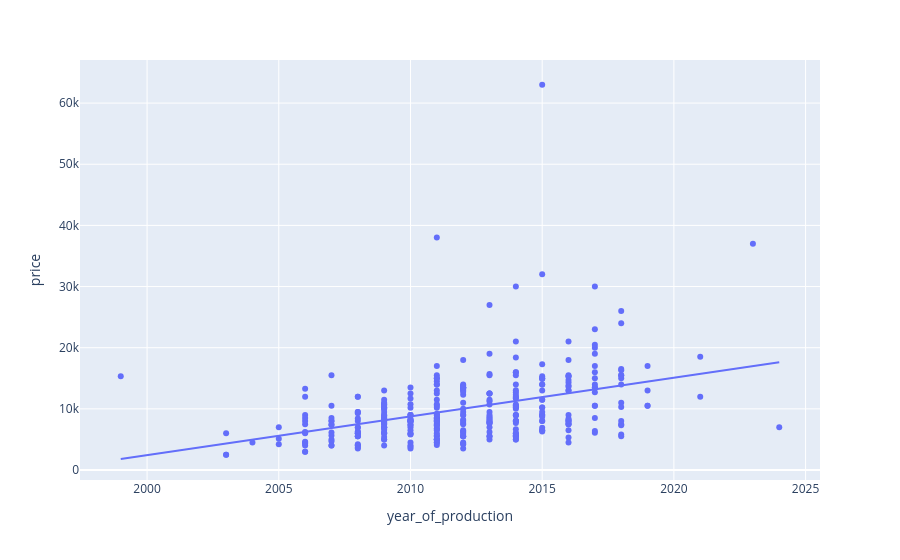

Notebook code cell kept with this figure:
### Code cell
# Trend analysis

px.scatter(df, x="year_of_production", y="price", trendline="ols")

### Figure 1 — Plotly figure (JSON) as saved in the notebook; plotly's stock layout.template omitted (floating-point values rounded to 4 significant figures; data arrays with more than 128 entries replaced by an {"elided": "..."} marker saying what was removed)
{"data": [{"hovertemplate": "year_of_production=%{x}<br>price=%{y}<extra></extra>", "legendgroup": "", "marker": {"color": "#636efa", "symbol": "circle"}, "mode": "markers", "name": "", "orientation": "v", "showlegend": false, "type": "scatter", "x": {"elided": "342 int values"}, "xaxis": "x", "y": {"elided": "342 float values"}, "yaxis": "y"}, {"hovertemplate": "<b>OLS trendline</b><br>price = 632.407 * year_of_production + -1.26238e+06<br>R<sup>2</sup>=0.159618<br><br>year_of_production=%{x}<br>price=%{y} <b>(trend)</b><extra></extra>", "legendgroup": "", "marker": {"color": "#636efa", "symbol": "circle"}, "mode": "lines", "name": "", "showlegend": false, "type": "scatter", "x": {"elided": "342 int values"}, "xaxis": "x", "y": {"elided": "342 float values"}, "yaxis": "y"}], "layout": {"legend": {"tracegroupgap": 0}, "margin": {"t": 60}, "xaxis": {"anchor": "y", "domain": [0, 1], "title": {"text": "year_of_production"}}, "yaxis": {"anchor": "x", "domain": [0, 1], "title": {"text": "price"}}}}
